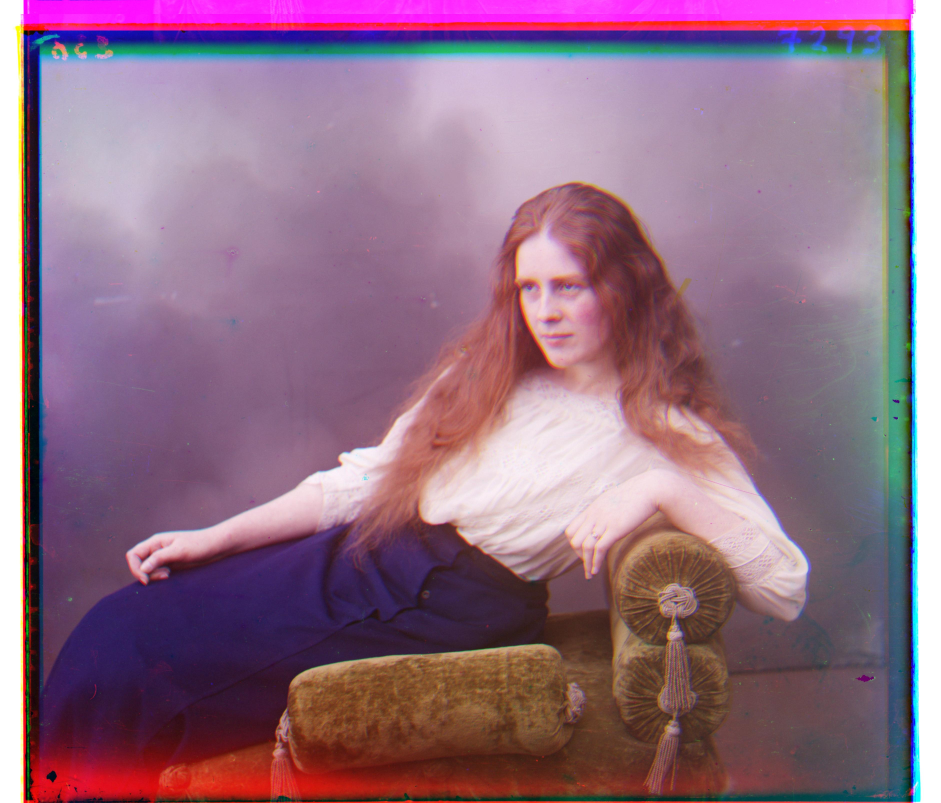
%> input picture assignments/assignment0/images_out_bonus/01657u.jpg, 3761 x 3212 px, given in place of 01657u.tif, which was not available (shown at 1/4 size)
$ octave main.m   (GNU Octave 9; MATLAB toolbox functions it lacks are replaced by stand-ins)
%> lines starting %> are read from the running program, lines starting %| are printed output that depends on the picture; pictures that were not available may be replaced by others from this repository, and a replacement may not be noted
### assignments/assignment0/src/bonus-image-pyramid/pyramid_shift.m
function shift_range = pyramid_shift(image, reference, scaling, N)

	if N == 0

        % Find displacement for image based on reference
		shift_range = find_displacement(reference, image, 20);
	else

		scaled_image = imresize(image, scaling);
		scaled_reference = imresize(reference, scaling);

        shift_range = pyramid_shift(scaled_image, scaled_reference, scaling, N-1) * 1/scaling;

        image = circshift(image, shift_range);
        shift_range = shift_range + find_displacement(reference, image, 2);

	end


end

### assignments/assignment0/src/bonus-image-pyramid/find_displacement.m
function dist = find_displacement(a, b, shift_pts)

    min = inf;

    for i = -shift_pts:shift_pts
        for j = -shift_pts:shift_pts


            temp = ssd(a, circshift(b, [i, j]));
            if temp < min
                min = temp;
                dist = [i, j];
            end;
        end;
    end;


end

### assignments/assignment0/src/bonus-image-pyramid/main.m
clc
% 01047u, 01861a, 01657u
im = '01657u';

imname = strcat(im, '.tif');

% read image
im_in = imread(imname);

% Convert image to double precision
im_removed = im2double(im_in);

% Divide the image horizontally into the 3 images
[height, width] = size(im_removed);
%> height = 3212; width = 11283
border = floor(height/3);
%> border = 1070

blue   = im_removed(1:(border), :);
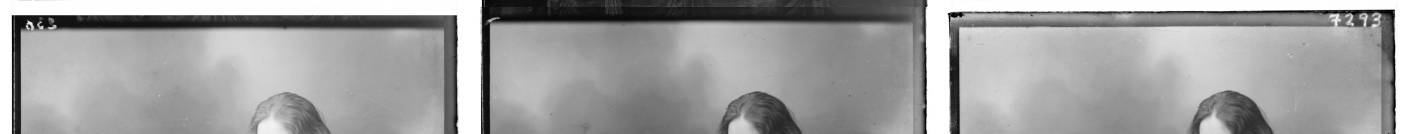
%> blue: size 1070x11283 double (shown at 1/8 size); min 0, max 1, mean 0.627
green  = im_removed((border+1):(2*border), :);
red    = im_removed((2*border+1):(3*border), :);


% Scaling parameter
scaling = 1/2;

% Use image pyramid, shifting the images to get the best result
Gr = pyramid_shift(green, blue, scaling, 3);
%> call 3 of pyramid_shift, with scaling = 0.5, N = 1
%> in pyramid_shift (call 3), `scaled_reference = imresize(reference, scaling);`:
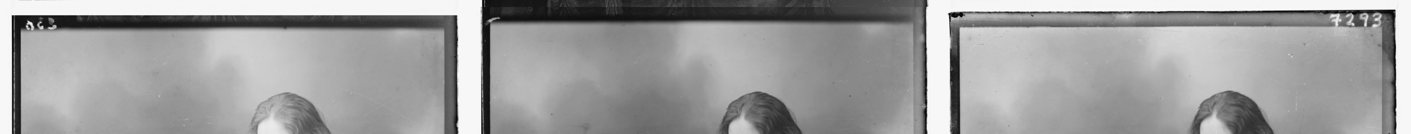
%> scaled_reference: size 134x1411 double; min -0.0334, max 1.03, mean 0.627; drawn with min black and max white
%> the run ends on the next line

$ run again, with assignments/assignment0/images_out_bonus/01047u.jpg copied over assignments/assignment0/images_out_bonus/01657u.jpg
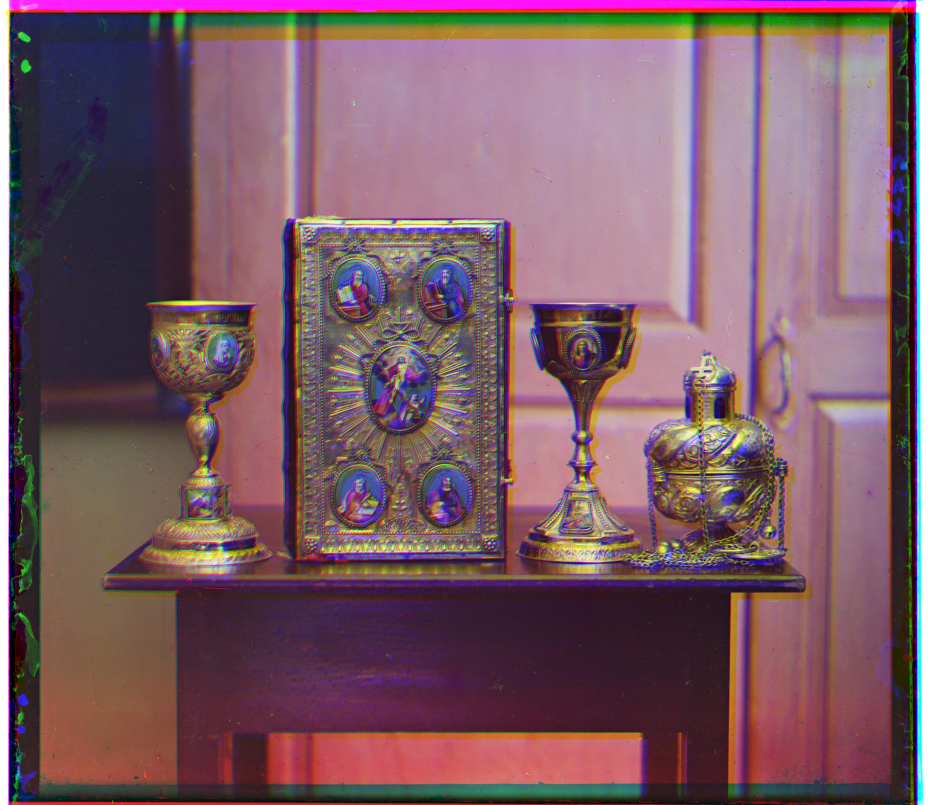
%> input picture assignments/assignment0/images_out_bonus/01047u.jpg, 3741 x 3218 px, given in place of 01657u.tif, which was not available (shown at 1/4 size)
%> `blue   = im_removed(1:(border), :);`:
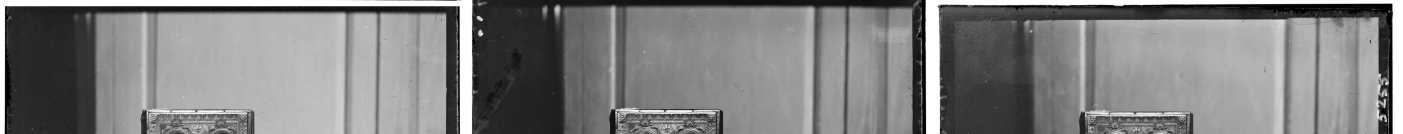
%> blue: size 1072x11223 double (shown at 1/8 size); min 0, max 1, mean 0.504
%> scaled_reference: size 268x2806 double
%> in pyramid_shift (call 3), `scaled_reference = imresize(reference, scaling);`:
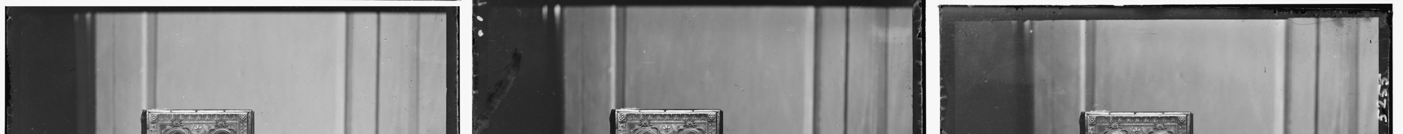
%> scaled_reference: size 134x1403 double; min -0.0432, max 1.03, mean 0.504; drawn with min black and max white

$ run again, with assignments/assignment0/images_out_bonus/01861a.jpg copied over assignments/assignment0/images_out_bonus/01657u.jpg
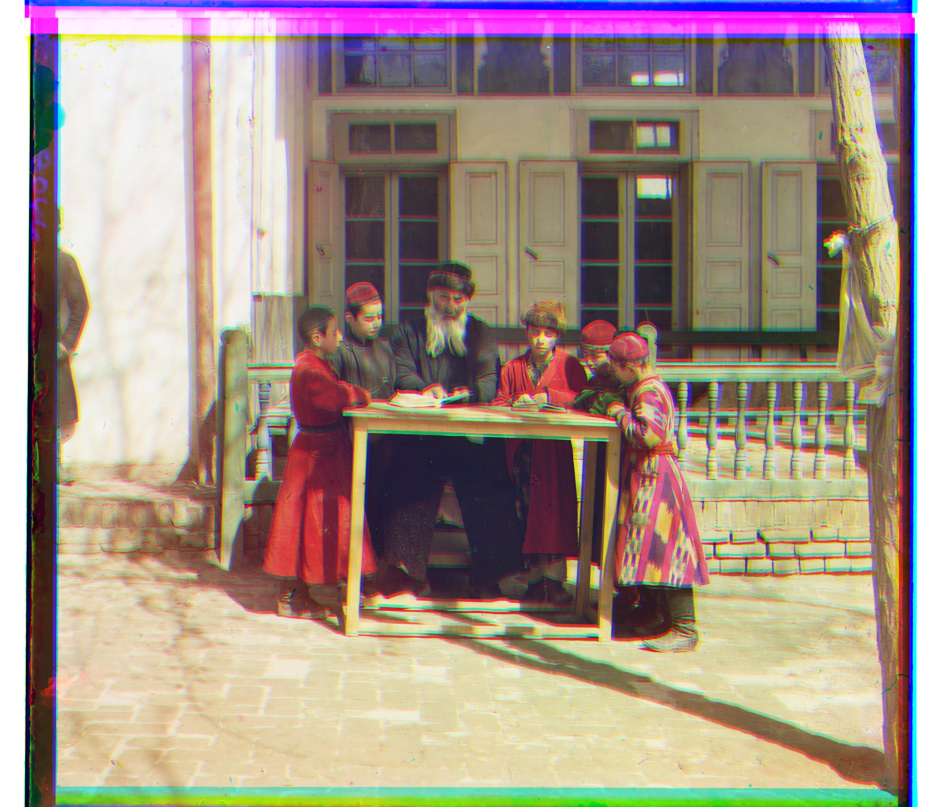
%> input picture assignments/assignment0/images_out_bonus/01861a.jpg, 3741 x 3228 px, given in place of 01657u.tif, which was not available (shown at 1/4 size)
%> `blue   = im_removed(1:(border), :);`:
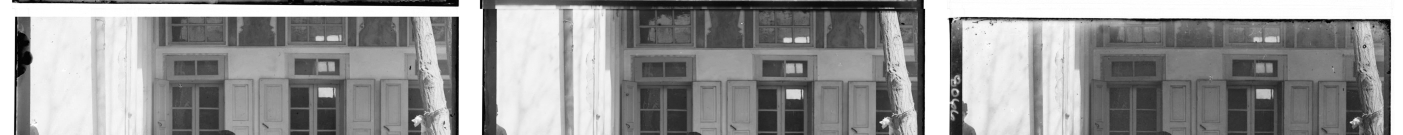
%> blue: size 1076x11223 double (shown at 1/8 size); min 0, max 1, mean 0.589
%> scaled_reference: size 269x2806 double
%> in pyramid_shift (call 3), `scaled_reference = imresize(reference, scaling);`:
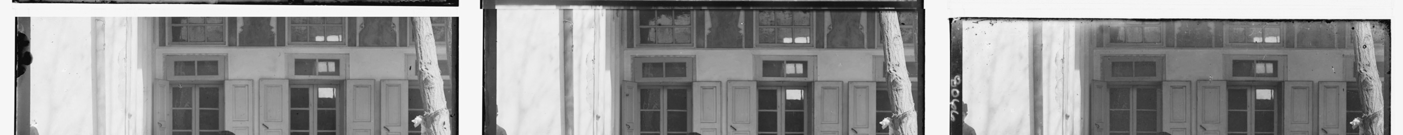
%> scaled_reference: size 135x1403 double; min -0.0416, max 1.03, mean 0.589; drawn with min black and max white
